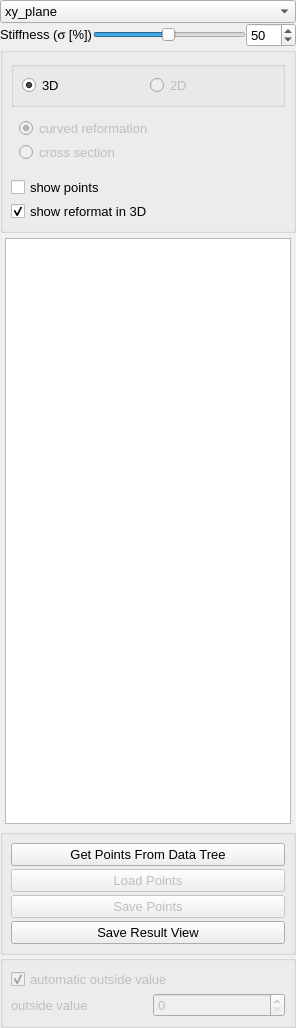
<?xml version="1.0" encoding="UTF-8"?>
<ui version="4.0">
 <class>QmitkCurvedMPRViewControls</class>
 <widget class="QWidget" name="QmitkCurvedMPRViewControls">
  <property name="geometry">
   <rect>
    <x>0</x>
    <y>0</y>
    <width>296</width>
    <height>1028</height>
   </rect>
  </property>
  <property name="sizePolicy">
   <sizepolicy hsizetype="MinimumExpanding" vsizetype="MinimumExpanding">
    <horstretch>0</horstretch>
    <verstretch>0</verstretch>
   </sizepolicy>
  </property>
  <property name="minimumSize">
   <size>
    <width>0</width>
    <height>0</height>
   </size>
  </property>
  <property name="font">
   <font>
    <family>Arial</family>
    <pointsize>10</pointsize>
   </font>
  </property>
  <property name="mouseTracking">
   <bool>false</bool>
  </property>
  <property name="windowTitle">
   <string>Form1</string>
  </property>
  <layout class="QVBoxLayout">
   <item>
    <widget class="QComboBox" name="PlaneComboBox">
     <item>
      <property name="text">
       <string>xy_plane</string>
      </property>
     </item>
     <item>
      <property name="text">
       <string>xz_plane</string>
      </property>
     </item>
     <item>
      <property name="text">
       <string>yz_plane</string>
      </property>
     </item>
     <item>
      <property name="text">
       <string>sphere</string>
      </property>
     </item>
     <item>
      <property name="text">
       <string>prefit plane</string>
      </property>
     </item>
    </widget>
   </item>
   <item>
    <layout class="QHBoxLayout">
     <item>
      <widget class="QLabel" name="textLabel1">
       <property name="minimumSize">
        <size>
         <width>0</width>
         <height>0</height>
        </size>
       </property>
       <property name="text">
        <string>Stiffness (&lt;font face=&quot;Symbol&quot;&gt;s&lt;/font&gt; [%])</string>
       </property>
       <property name="wordWrap">
        <bool>false</bool>
       </property>
      </widget>
     </item>
     <item>
      <widget class="QSlider" name="SigmaSlider">
       <property name="sizePolicy">
        <sizepolicy hsizetype="MinimumExpanding" vsizetype="Fixed">
         <horstretch>0</horstretch>
         <verstretch>0</verstretch>
        </sizepolicy>
       </property>
       <property name="minimumSize">
        <size>
         <width>50</width>
         <height>0</height>
        </size>
       </property>
       <property name="minimum">
        <number>1</number>
       </property>
       <property name="maximum">
        <number>100</number>
       </property>
       <property name="singleStep">
        <number>1</number>
       </property>
       <property name="pageStep">
        <number>10</number>
       </property>
       <property name="value">
        <number>50</number>
       </property>
       <property name="orientation">
        <enum>Qt::Horizontal</enum>
       </property>
      </widget>
     </item>
     <item>
      <widget class="QSpinBox" name="SigmaSpinBox">
       <property name="minimumSize">
        <size>
         <width>50</width>
         <height>0</height>
        </size>
       </property>
       <property name="minimum">
        <number>1</number>
       </property>
       <property name="maximum">
        <number>100</number>
       </property>
       <property name="singleStep">
        <number>1</number>
       </property>
       <property name="value">
        <number>50</number>
       </property>
      </widget>
     </item>
    </layout>
   </item>
   <item>
    <widget class="QGroupBox" name="displayBox">
     <layout class="QVBoxLayout">
      <property name="spacing">
       <number>3</number>
      </property>
      <property name="leftMargin">
       <number>8</number>
      </property>
      <property name="topMargin">
       <number>8</number>
      </property>
      <property name="rightMargin">
       <number>8</number>
      </property>
      <property name="bottomMargin">
       <number>8</number>
      </property>
      <item>
       <widget class="QGroupBox" name="DisplayMode">
        <layout class="QHBoxLayout">
         <property name="spacing">
          <number>3</number>
         </property>
         <property name="leftMargin">
          <number>8</number>
         </property>
         <property name="topMargin">
          <number>8</number>
         </property>
         <property name="rightMargin">
          <number>8</number>
         </property>
         <property name="bottomMargin">
          <number>8</number>
         </property>
         <item>
          <widget class="QRadioButton" name="rb3D">
           <property name="text">
            <string>3D</string>
           </property>
           <property name="checked">
            <bool>true</bool>
           </property>
          </widget>
         </item>
         <item>
          <widget class="QRadioButton" name="rb2D">
           <property name="enabled">
            <bool>false</bool>
           </property>
           <property name="text">
            <string>2D</string>
           </property>
          </widget>
         </item>
        </layout>
       </widget>
      </item>
      <item>
       <widget class="QWidget" name="ReformationType" native="true">
        <layout class="QVBoxLayout">
         <property name="spacing">
          <number>3</number>
         </property>
         <property name="leftMargin">
          <number>8</number>
         </property>
         <property name="topMargin">
          <number>8</number>
         </property>
         <property name="rightMargin">
          <number>8</number>
         </property>
         <property name="bottomMargin">
          <number>8</number>
         </property>
         <item>
          <widget class="QRadioButton" name="rbCurved">
           <property name="enabled">
            <bool>false</bool>
           </property>
           <property name="text">
            <string>curved reformation</string>
           </property>
           <property name="checked">
            <bool>true</bool>
           </property>
          </widget>
         </item>
         <item>
          <widget class="QRadioButton" name="rbCrossSection">
           <property name="enabled">
            <bool>false</bool>
           </property>
           <property name="text">
            <string>cross section</string>
           </property>
          </widget>
         </item>
         <item>
          <widget class="QmitkSliderNavigatorWidget" name="crossSectionNavigator" native="true">
           <property name="enabled">
            <bool>false</bool>
           </property>
          </widget>
         </item>
        </layout>
       </widget>
      </item>
      <item>
       <widget class="QCheckBox" name="showPoints">
        <property name="text">
         <string>show points</string>
        </property>
       </widget>
      </item>
      <item>
       <widget class="QCheckBox" name="showCurvedReformat">
        <property name="text">
         <string>show reformat in 3D</string>
        </property>
        <property name="checked">
         <bool>true</bool>
        </property>
       </widget>
      </item>
     </layout>
    </widget>
   </item>
   <item>
    <widget class="QWidget" name="pointsBox" native="true">
     <layout class="QVBoxLayout">
      <property name="leftMargin">
       <number>5</number>
      </property>
      <property name="topMargin">
       <number>5</number>
      </property>
      <property name="rightMargin">
       <number>5</number>
      </property>
      <property name="bottomMargin">
       <number>5</number>
      </property>
      <item>
       <widget class="QmitkPointListWidget" name="pointListWidget"/>
      </item>
     </layout>
    </widget>
   </item>
   <item>
    <widget class="QGroupBox" name="ioBox">
     <layout class="QVBoxLayout">
      <property name="spacing">
       <number>3</number>
      </property>
      <property name="leftMargin">
       <number>8</number>
      </property>
      <property name="topMargin">
       <number>8</number>
      </property>
      <property name="rightMargin">
       <number>8</number>
      </property>
      <property name="bottomMargin">
       <number>8</number>
      </property>
      <item>
       <widget class="QPushButton" name="GetPointsFromDataTreeBtn">
        <property name="enabled">
         <bool>true</bool>
        </property>
        <property name="text">
         <string>Get Points From Data Tree</string>
        </property>
       </widget>
      </item>
      <item>
       <widget class="QPushButton" name="LoadPoints">
        <property name="enabled">
         <bool>false</bool>
        </property>
        <property name="text">
         <string>Load Points</string>
        </property>
       </widget>
      </item>
      <item>
       <widget class="QPushButton" name="SavePoints">
        <property name="enabled">
         <bool>false</bool>
        </property>
        <property name="text">
         <string>Save Points</string>
        </property>
       </widget>
      </item>
      <item>
       <widget class="QPushButton" name="SaveWidget4">
        <property name="text">
         <string>Save Result View</string>
        </property>
       </widget>
      </item>
     </layout>
    </widget>
   </item>
   <item>
    <widget class="QGroupBox" name="cutBox">
     <property name="enabled">
      <bool>false</bool>
     </property>
     <layout class="QVBoxLayout">
      <property name="spacing">
       <number>3</number>
      </property>
      <property name="leftMargin">
       <number>8</number>
      </property>
      <property name="topMargin">
       <number>8</number>
      </property>
      <property name="rightMargin">
       <number>8</number>
      </property>
      <property name="bottomMargin">
       <number>8</number>
      </property>
      <item>
       <widget class="QCheckBox" name="cbAutoOutsideValue">
        <property name="text">
         <string>automatic outside value</string>
        </property>
        <property name="checked">
         <bool>true</bool>
        </property>
       </widget>
      </item>
      <item>
       <layout class="QHBoxLayout">
        <property name="spacing">
         <number>10</number>
        </property>
        <item>
         <widget class="QLabel" name="lbOutsideValue">
          <property name="enabled">
           <bool>false</bool>
          </property>
          <property name="text">
           <string>outside value</string>
          </property>
          <property name="wordWrap">
           <bool>false</bool>
          </property>
         </widget>
        </item>
        <item>
         <widget class="QSpinBox" name="sbOutsideValue">
          <property name="enabled">
           <bool>false</bool>
          </property>
         </widget>
        </item>
       </layout>
      </item>
     </layout>
    </widget>
   </item>
  </layout>
 </widget>
 <layoutdefault spacing="0" margin="0"/>
 <customwidgets>
  <customwidget>
   <class>QmitkPointListWidget</class>
   <extends>QListView</extends>
   <header>QmitkPointListWidget.h</header>
  </customwidget>
  <customwidget>
   <class>QmitkSliderNavigatorWidget</class>
   <extends>QWidget</extends>
   <header>QmitkSliderNavigatorWidget.h</header>
   <container>1</container>
  </customwidget>
 </customwidgets>
 <includes>
  <include location="local">QmitkPointListWidget.h</include>
 </includes>
 <resources/>
 <connections>
  <connection>
   <sender>SigmaSlider</sender>
   <signal>valueChanged(int)</signal>
   <receiver>SigmaSpinBox</receiver>
   <slot>setValue(int)</slot>
   <hints>
    <hint type="sourcelabel">
     <x>20</x>
     <y>20</y>
    </hint>
    <hint type="destinationlabel">
     <x>20</x>
     <y>20</y>
    </hint>
   </hints>
  </connection>
  <connection>
   <sender>SigmaSpinBox</sender>
   <signal>valueChanged(int)</signal>
   <receiver>SigmaSlider</receiver>
   <slot>setValue(int)</slot>
   <hints>
    <hint type="sourcelabel">
     <x>20</x>
     <y>20</y>
    </hint>
    <hint type="destinationlabel">
     <x>20</x>
     <y>20</y>
    </hint>
   </hints>
  </connection>
  <connection>
   <sender>SigmaSpinBox</sender>
   <signal>valueChanged(int)</signal>
   <receiver>QmitkCurvedMPRViewControls</receiver>
   <slot>SigmaSpinBox_valueChanged(int)</slot>
   <hints>
    <hint type="sourcelabel">
     <x>20</x>
     <y>20</y>
    </hint>
    <hint type="destinationlabel">
     <x>20</x>
     <y>20</y>
    </hint>
   </hints>
  </connection>
 </connections>
</ui>
